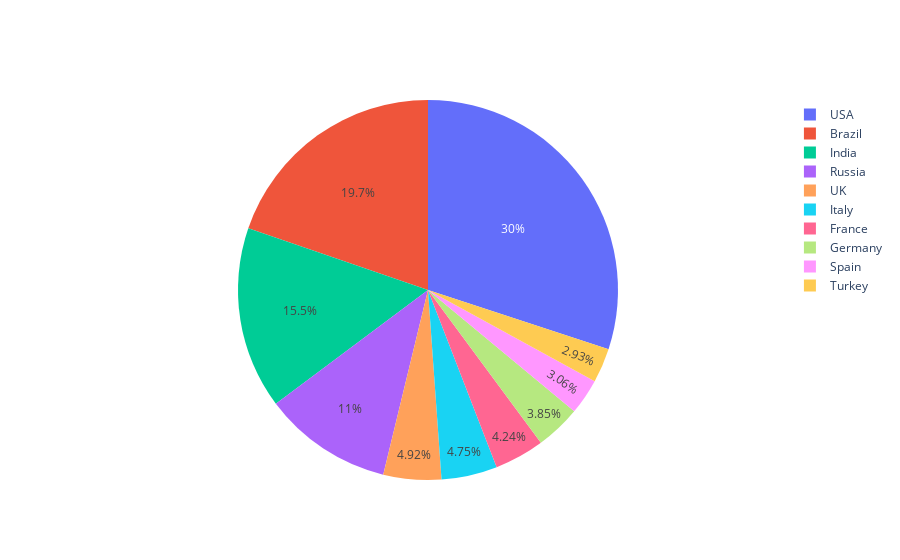

This figure's notebook cell:
### Code cell
import plotly.graph_objects as go
x_axis = list(df.iloc[0:10]['Country,Other'])
y_axis = list(df.iloc[0:10]['TotalDeaths'])
labels = ['Country']
values = ['Deaths']

fig = go.Figure(data=[go.Pie(labels=x_axis, values=new_y_axis)])
fig.show()

### Figure 1 — Plotly figure (JSON) as saved in the notebook; plotly's stock layout.template omitted (floating-point values rounded to 4 significant figures)
{"data": [{"labels": ["USA", "India", "Brazil", "France", "UK", "Germany", "Russia", "Turkey", "Italy", "Spain"], "type": "pie", "values": [1002259, 516785, 658367, 141443, 164282, 128457, 366618, 97598, 158436, 102053]}], "layout": {}}
